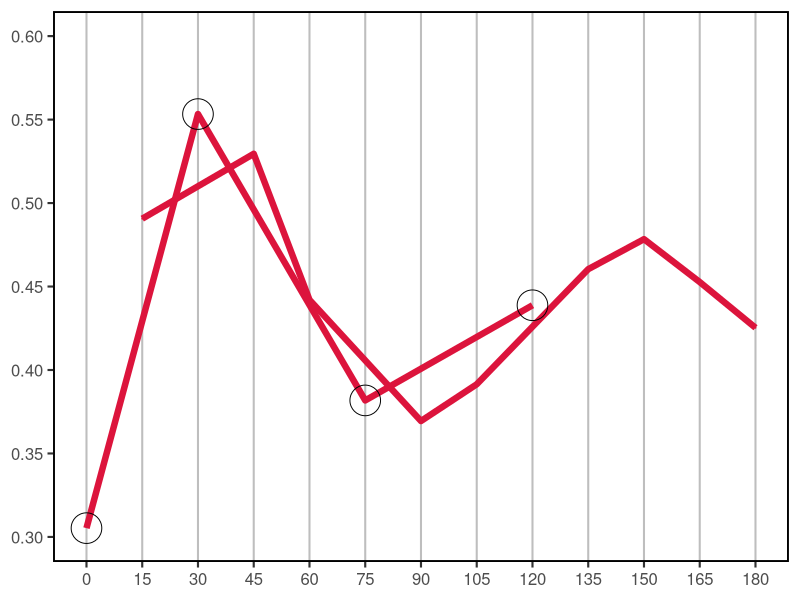

R code for this plot:
library(ggplot2)

    count <- read.csv("../Data/160712_ikbakd.csv")
    count1=count[,2:12]
    count1 <- data.frame(count1)
    mean <- count1[,2]
    condition <- count1[,1]
    time <- count1[,11]
    df <- data.frame(Time=time,Mean=mean,Con=condition)
    df1 <- df[1:13,]
    x <- df1[,1]                                         
    y <- df1[,2] 
    signal <- data.frame(time = x,nfkb = y)
    wtsignal <- signal
    wtsignal$group <- rep("none",dim(wtsignal)[1])
    wtsignal$time <- as.numeric(wtsignal$time)
    atac <- c(0,30,75,120)
    wtsignal[which(wtsignal$time %in% atac),3] <- c("atac")
  
    df2 <- df[26:38,]
    x <- df2[,1]
    y <- df2[,2] 
    signal <- data.frame(time = x,nfkb = y)
    kdsignal <- signal
    kdsignal$group <- rep("none",dim(kdsignal)[1])
    kdsignal$time <- as.numeric(kdsignal$time)
    atac <- c(0,30,75,120)
    kdsignal[which(kdsignal$time %in% atac),3] <- c("atac")
      
    g <- ggplot(wtsignal,aes(x=time,y=nfkb,color=group,size=group))+
      theme_bw(base_size = 16)+
      theme(panel.grid = element_blank())+
      labs(x="",y="",title="",colour="")+
      geom_line(lwd=2.2,color="#DC143C")+
      #geom_line(lwd=2.2,color="seagreen")+
      scale_x_continuous(breaks=seq(0,180,15),labels=waiver(),limits=c(0,180))+
      scale_y_continuous(breaks=seq(0.3,0.6,0.05),labels=waiver(),limits=c(0.3,0.6))+
      geom_point(aes(shape=group,color=group))+
      scale_color_manual(values=c(none="#DC143C",atac="black"))+
      scale_shape_manual(values = c(none=20,atac=21))+
      scale_size_manual(values=c(none=0.0,atac=10.0))+ 
      theme(panel.border=element_rect(fill=NA,color="black", size=1.3),panel.grid.major.x = element_line(colour="grey", size =0.7),panel.grid.major.y = element_blank(),legend.position = "none",title = element_blank(),legend.text = element_blank(),axis.text.x = element_text(size=12),axis.text.y = element_text(size=12));g

    
